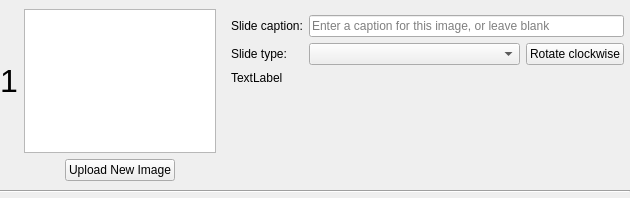
<?xml version="1.0" encoding="UTF-8"?>
<ui version="4.0">
 <class>PictureSegment</class>
 <widget class="QWidget" name="PictureSegment">
  <property name="geometry">
   <rect>
    <x>0</x>
    <y>0</y>
    <width>630</width>
    <height>198</height>
   </rect>
  </property>
  <property name="sizePolicy">
   <sizepolicy hsizetype="Expanding" vsizetype="Fixed">
    <horstretch>0</horstretch>
    <verstretch>0</verstretch>
   </sizepolicy>
  </property>
  <property name="minimumSize">
   <size>
    <width>630</width>
    <height>198</height>
   </size>
  </property>
  <property name="maximumSize">
   <size>
    <width>16777215</width>
    <height>198</height>
   </size>
  </property>
  <property name="windowTitle">
   <string>Form</string>
  </property>
  <layout class="QVBoxLayout" name="verticalLayout">
   <property name="leftMargin">
    <number>0</number>
   </property>
   <property name="topMargin">
    <number>6</number>
   </property>
   <property name="rightMargin">
    <number>0</number>
   </property>
   <property name="bottomMargin">
    <number>0</number>
   </property>
   <item>
    <layout class="QGridLayout" name="gridLayout_2" columnstretch="0,0,0,0,1">
     <property name="sizeConstraint">
      <enum>QLayout::SetDefaultConstraint</enum>
     </property>
     <property name="rightMargin">
      <number>6</number>
     </property>
     <item row="0" column="0">
      <widget class="QLabel" name="lbl_bignum">
       <property name="sizePolicy">
        <sizepolicy hsizetype="Preferred" vsizetype="Ignored">
         <horstretch>0</horstretch>
         <verstretch>0</verstretch>
        </sizepolicy>
       </property>
       <property name="minimumSize">
        <size>
         <width>0</width>
         <height>0</height>
        </size>
       </property>
       <property name="font">
        <font>
         <pointsize>24</pointsize>
         <weight>50</weight>
         <italic>false</italic>
         <bold>false</bold>
        </font>
       </property>
       <property name="text">
        <string>1</string>
       </property>
       <property name="alignment">
        <set>Qt::AlignCenter</set>
       </property>
       <property name="margin">
        <number>0</number>
       </property>
      </widget>
     </item>
     <item row="0" column="1" colspan="3">
      <widget class="QGraphicsView" name="graphicsView">
       <property name="sizePolicy">
        <sizepolicy hsizetype="Fixed" vsizetype="Fixed">
         <horstretch>0</horstretch>
         <verstretch>0</verstretch>
        </sizepolicy>
       </property>
       <property name="minimumSize">
        <size>
         <width>192</width>
         <height>108</height>
        </size>
       </property>
       <property name="maximumSize">
        <size>
         <width>192</width>
         <height>144</height>
        </size>
       </property>
       <property name="alignment">
        <set>Qt::AlignCenter</set>
       </property>
      </widget>
     </item>
     <item row="0" column="4" rowspan="2">
      <layout class="QGridLayout" name="gridLayout" columnstretch="0,0,0">
       <property name="sizeConstraint">
        <enum>QLayout::SetDefaultConstraint</enum>
       </property>
       <property name="leftMargin">
        <number>9</number>
       </property>
       <property name="topMargin">
        <number>6</number>
       </property>
       <item row="1" column="2">
        <widget class="QPushButton" name="btn_rotate">
         <property name="sizePolicy">
          <sizepolicy hsizetype="Fixed" vsizetype="Fixed">
           <horstretch>0</horstretch>
           <verstretch>0</verstretch>
          </sizepolicy>
         </property>
         <property name="text">
          <string>Rotate clockwise</string>
         </property>
        </widget>
       </item>
       <item row="0" column="1" colspan="2">
        <widget class="QLineEdit" name="le_caption">
         <property name="sizePolicy">
          <sizepolicy hsizetype="Expanding" vsizetype="Fixed">
           <horstretch>1</horstretch>
           <verstretch>0</verstretch>
          </sizepolicy>
         </property>
         <property name="placeholderText">
          <string>Enter a caption for this image, or leave blank</string>
         </property>
        </widget>
       </item>
       <item row="0" column="0">
        <widget class="QLabel" name="lbl_caption">
         <property name="sizePolicy">
          <sizepolicy hsizetype="Minimum" vsizetype="Preferred">
           <horstretch>0</horstretch>
           <verstretch>0</verstretch>
          </sizepolicy>
         </property>
         <property name="text">
          <string>Slide caption:</string>
         </property>
        </widget>
       </item>
       <item row="1" column="0">
        <widget class="QLabel" name="lbl_type">
         <property name="text">
          <string>Slide type:</string>
         </property>
        </widget>
       </item>
       <item row="1" column="1">
        <widget class="QComboBox" name="cb_type">
         <property name="sizePolicy">
          <sizepolicy hsizetype="Minimum" vsizetype="Fixed">
           <horstretch>0</horstretch>
           <verstretch>0</verstretch>
          </sizepolicy>
         </property>
         <property name="focusPolicy">
          <enum>Qt::StrongFocus</enum>
         </property>
        </widget>
       </item>
       <item row="2" column="0" colspan="3">
        <widget class="QLabel" name="lbl_warning">
         <property name="sizePolicy">
          <sizepolicy hsizetype="Preferred" vsizetype="Preferred">
           <horstretch>0</horstretch>
           <verstretch>0</verstretch>
          </sizepolicy>
         </property>
         <property name="text">
          <string>TextLabel</string>
         </property>
         <property name="alignment">
          <set>Qt::AlignLeading|Qt::AlignLeft|Qt::AlignTop</set>
         </property>
        </widget>
       </item>
      </layout>
     </item>
     <item row="1" column="1">
      <spacer name="horizontalSpacer">
       <property name="orientation">
        <enum>Qt::Horizontal</enum>
       </property>
       <property name="sizeType">
        <enum>QSizePolicy::Minimum</enum>
       </property>
       <property name="sizeHint" stdset="0">
        <size>
         <width>18</width>
         <height>20</height>
        </size>
       </property>
      </spacer>
     </item>
     <item row="1" column="2">
      <widget class="QPushButton" name="btn_upload">
       <property name="sizePolicy">
        <sizepolicy hsizetype="Minimum" vsizetype="Fixed">
         <horstretch>0</horstretch>
         <verstretch>0</verstretch>
        </sizepolicy>
       </property>
       <property name="text">
        <string>Upload New Image</string>
       </property>
      </widget>
     </item>
     <item row="1" column="3">
      <spacer name="horizontalSpacer_2">
       <property name="orientation">
        <enum>Qt::Horizontal</enum>
       </property>
       <property name="sizeType">
        <enum>QSizePolicy::Minimum</enum>
       </property>
       <property name="sizeHint" stdset="0">
        <size>
         <width>13</width>
         <height>20</height>
        </size>
       </property>
      </spacer>
     </item>
    </layout>
   </item>
   <item>
    <widget class="Line" name="line">
     <property name="sizePolicy">
      <sizepolicy hsizetype="Expanding" vsizetype="Fixed">
       <horstretch>0</horstretch>
       <verstretch>0</verstretch>
      </sizepolicy>
     </property>
     <property name="orientation">
      <enum>Qt::Horizontal</enum>
     </property>
    </widget>
   </item>
  </layout>
 </widget>
 <resources/>
 <connections/>
</ui>
